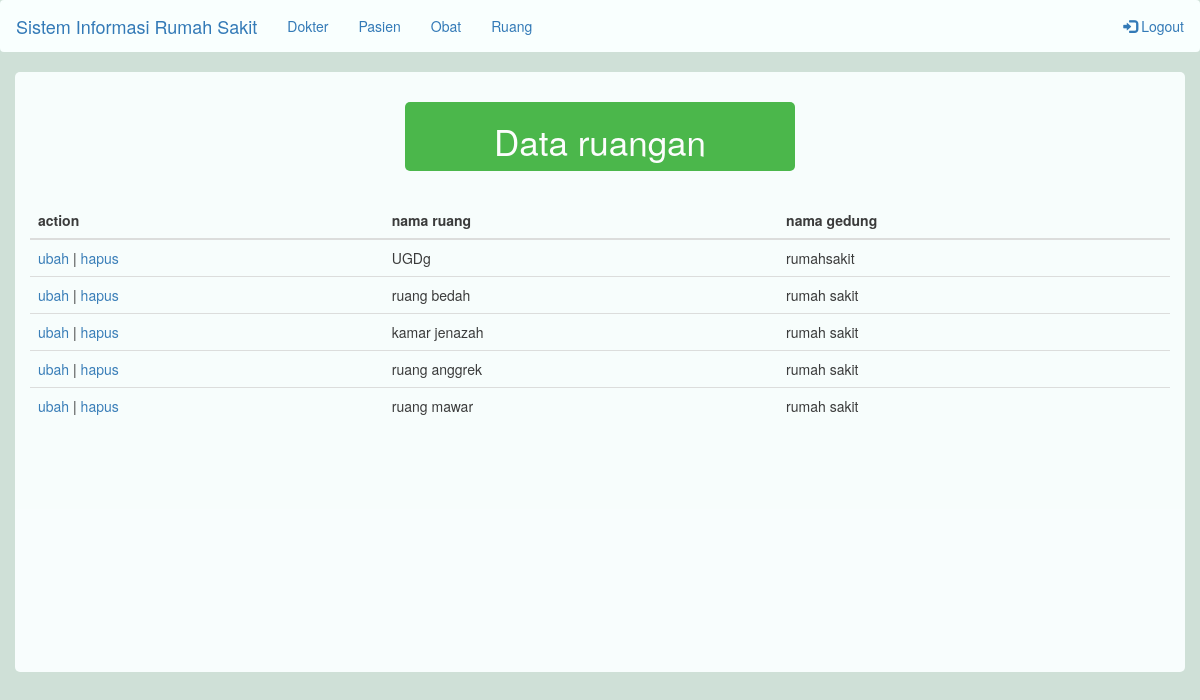
Page /ruang.php (signed in) on the committed database.
### tables this page shows
CREATE TABLE `ruang` (
  `kd_ruang` varchar(11) NOT NULL,
  `nama_ruang` varchar(30) NOT NULL,
  `nama_gedung` varchar(30) NOT NULL
);

### functions.php (called while the page is built, shortened)
<?php
$link=mysqli_connect("localhost","root","","rumah sakit");
function query ($query) {
	global $link;
	$result= mysqli_query ($link, $query);
	$rows= [];
	while( $row= mysqli_fetch_assoc($result) ){
		$rows[]= $row;
	}
	return $rows;
}
 ?>

### ruang.php (the view, shortened to what this page needs)
<?php
include 'functions.php';
$ruang=query("SELECT * FROM ruang");
 ?>
<!DOCTYPE html>
<html >
<head>
  <link rel="stylesheet" type="text/css" href="css/bootstrap.css">
  <link rel="stylesheet" type="text/css" href="css/bootstrap.min.css">
  <link rel="stylesheet" type="text/css" href="css/aos.css">
  <link rel="stylesheet" type="text/css" href="css/style.css">
</head>
<body style="background-color: #cfe0d7; ">
	<nav class="navbar" style="background-color: #f9fffe;">
  <div class="container-fluid">
    <div class="navbar-header">
      <a class="navbar-brand" href="#">Sistem Informasi Rumah Sakit</a>
    </div>
    <ul class="nav navbar-nav">
      <li><a href="index.php">Dokter</a></li>
      <li><a href="pasien.php">Pasien</a></li>
      <li><a href="obat.php">Obat</a></li>
      <li><a href="ruang.php">Ruang</a></li>
    </ul>
    <ul class="nav navbar-nav navbar-right">
      <li><a href="logout.php"><span class="glyphicon glyphicon-log-in"></span> Logout</a></li>
    </ul>
  </div>
</nav>
	<div class="container" style="border: 0px;  background-color: #faffff;border-radius: 5px; opacity: .95; min-height: 600px;"s>
		<div class="row">
			<div class="col-sm-4"></div>
    		<div class="col-sm-4 col-offset-4 " style="background-color: #44b544; border-radius: 5px; margin-top: 30px; margin-bottom: 30px;">
            <h3 style="text-align: center; color:white; font-size: 35px; ">Data ruangan </h3>
        </div>
    </div>
    <div class="row">
      <div class="col-sm-5"></div>
    </div>
  <div class="table-responsive">
  <table class="table">
    <thead>
      <tr>
        <th>action</th>
		<th>nama ruang</th>
		<th>nama gedung</th>
      </tr>
    </thead>
    <tbody>
    	<?php foreach ($ruang as $row ) : ?>
      <tr>
       <td>
				<a href="ubahruang.php?id=<?= $row["kd_ruang"]; ?>">ubah</a> |
				<a href="hapusruang.php?id=<?= $row["kd_ruang"]; ?>">hapus</a>
			</td>
			<td><?= $row["nama_ruang"];  ?></td>
			<td><?= $row["nama_gedung"];  ?></td>
      </tr>
      <?php endforeach; ?>
    </tbody>
  </table>
  </div>
</div>
</body>
</html>

### css/style.css (style rules this page uses)
body, html { height: 100%; background-repeat: no-repeat; }

### rows in the picture
ruang: nama_ruang "UGDg", nama_gedung "rumahsakit"
ruang: nama_ruang "ruang bedah", nama_gedung "rumah sakit"
ruang: nama_ruang "kamar jenazah", nama_gedung "rumah sakit"
ruang: nama_ruang "ruang anggrek", nama_gedung "rumah sakit"
ruang: nama_ruang "ruang mawar", nama_gedung "rumah sakit"
